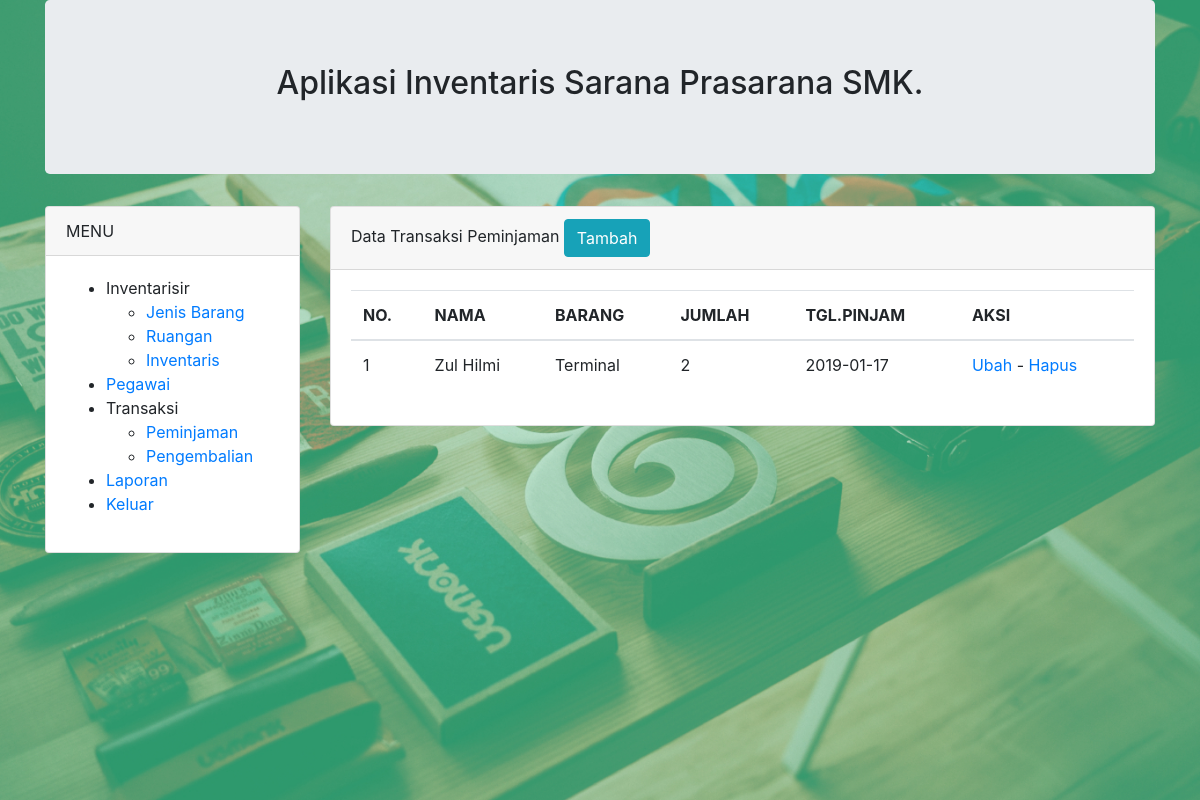
Screenshot of /index.php?menu=peminjaman (signed in) with the database file from the repository.
### tables this page shows
CREATE TABLE `peminjaman` (
  `id_peminjaman` int(11) UNSIGNED NOT NULL,
  `tanggal_pinjam` date DEFAULT NULL,
  `tanggal_kembali` date DEFAULT NULL,
  `status_peminjaman` varchar(20) DEFAULT NULL,
  `id_pegawai` int(11) DEFAULT NULL
);

CREATE TABLE `pegawai` (
  `id_pegawai` int(11) UNSIGNED NOT NULL,
  `nama_pegawai` varchar(30) DEFAULT NULL,
  `nip` int(15) DEFAULT NULL,
  `alamat` text
);

CREATE TABLE `inventaris` (
  `id_inventaris` int(11) UNSIGNED NOT NULL,
  `nama` varchar(30) DEFAULT NULL,
  `kondisi` varchar(5) DEFAULT NULL,
  `keterangan` text,
  `jumlah` int(11) DEFAULT NULL,
  `id_jenis` int(11) DEFAULT NULL,
  `tanggal_register` date DEFAULT NULL,
  `id_ruang` int(11) DEFAULT NULL,
  `kode_inventaris` varchar(20) DEFAULT NULL,
  `id_petugas` int(11) DEFAULT NULL
);

CREATE TABLE `detil_pinjam` (
  `id_detil_pinjam` int(11) UNSIGNED NOT NULL,
  `id_inventaris` int(11) DEFAULT NULL,
  `jumlah` int(11) DEFAULT NULL,
  `id_peminjaman` int(11) DEFAULT NULL
);

### konten/peminjaman.php (the view)
<div class="col">
  <div class="card">
    <div class="card-header">
      Data Transaksi Peminjaman
      <a href="?menu=tambah-peminjaman" class="btn btn-info">Tambah</a>
    </div>
    <div class="card-body">
      <table class="table tabl-bordered">
        <thead>
          <tr>
            <th>NO.</th>
            <th>NAMA</th>
            <th>BARANG</th>
            <th>JUMLAH</th>
            <th>TGL.PINJAM</th>
            <th>AKSI</th>
          </tr>
        </thead>
        <tbody>
        <?php
        $query = mysqli_query($konek, "
          select a.*, b.*, c.*, d.id_inventaris, d.nama from peminjaman a
          inner join pegawai b on a.id_pegawai=b.id_pegawai
          inner join detil_pinjam c on a.id_peminjaman=c.id_peminjaman
          inner join inventaris d on c.id_inventaris=d.id_inventaris
        ");
        $no = 0;
        while($row=mysqli_fetch_array($query)) {
          $no++;
        ?>
          <tr>
            <td><?php print $no?></td>
            <td><?php print $row['nama_pegawai']?></td>
            <td><?php print $row['nama']?></td>
            <td><?php print $row['jumlah']?></td>
            <td><?php print $row['tanggal_pinjam']?></td>
            <td>
              <a href="#">Ubah</a> -
              <a href="#">Hapus</a>
            </td>
          </tr>
        <?php } ?>
        </tbody>
      </table>
    </div>
  </div>
</div>

### assets/css/style.css (style rules this page uses)
html { width: 100%; height: 100%; }
body { width: 100%; height: 100%; }

### rows the page displays
peminjaman: id_pegawai.nama_pegawai "Zul Hilmi", inventaris.nama "Terminal", detil_pinjam.jumlah "2", tanggal_pinjam "2019-01-17"
